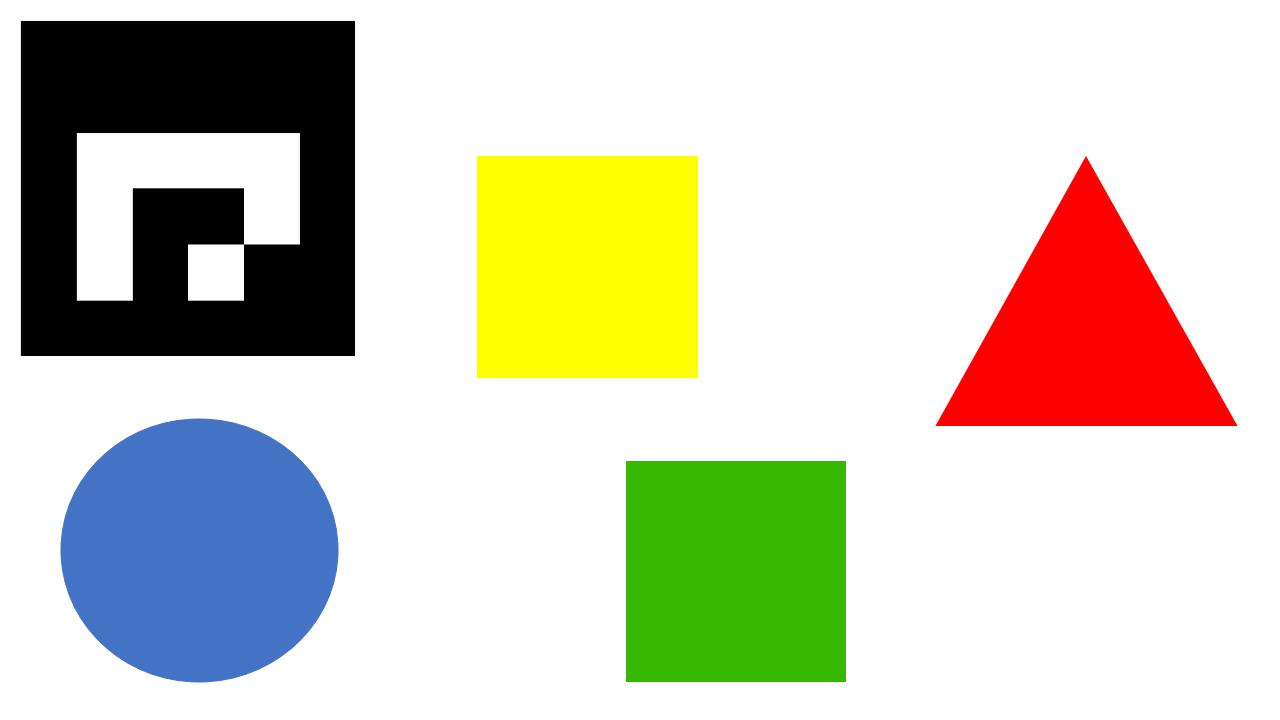
#> input picture Image1.jpg, 1280 x 720 px, found by its file name
$ python 1.2.py   (older library calls are emulated)
#> lines starting #> are read from the running program, lines starting #| are printed output that depends on the picture; after the words box and inside, x2 and y2 are one past the last pixel; in counts of white or black regions, pixels touching at a corner belong together
import numpy as np
import cv2
import cv2.aruco as aruco
import scipy.io
import imutils


#path_to_image=cv2.imread('G:\circles.jpg')
image1=cv2.imread('G:pics\Image1.jpg')
#> image1 is the input picture: shape (720, 1280, 3); mean B, G, R 189.1, 207, 208.5
def aruco_detect():


    #rgb = image1[...,::-1]
    hsv = cv2.cvtColor(image1, cv2.COLOR_BGR2HSV)

    lower_red1 = np.array([0,100,100])
    lower_red2 = np.array([10,255,255])
    upper_red1 = np.array([160,100,100])
    upper_red2 = np.array([180,255,255])

    lower_blue1 = np.array([100,100,100])
    lower_blue2 = np.array([120,255,255])
    upper_blue1 = np.array([221,100,100])
    upper_blue2 = np.array([240,255,255])

    mask1 = cv2.inRange(hsv, lower_red1, lower_red2)
    mask2 = cv2.inRange(hsv, upper_red1, upper_red2)

    mask3 = cv2.inRange(hsv, lower_blue1, lower_blue2)
    mask4 = cv2.inRange(hsv, upper_blue1, upper_blue2)

    res1 = cv2.bitwise_and(image1,image1, mask= mask1)
    res2 = cv2.bitwise_and(image1,image1, mask= mask2)

    res3 = cv2.bitwise_and(image1,image1, mask= mask3)
    res4 = cv2.bitwise_and(image1,image1, mask= mask4)

    dest1=cv2.add(res1,res2)
    dest2=cv2.add(res3,res4)
    dest3=cv2.add(dest1,dest2)
    #cv2.imshow("res",dest3)

    d1=cv2.add(mask1,mask2)
    d2=cv2.add(mask3,mask4)
    d3=cv2.add(d1,d2)
    cv2.imshow("mask",d3)


    edges = cv2.Canny(d3,150,250,apertureSize=3)
    image, contours, hierarchy = cv2.findContours(edges,cv2.RETR_TREE,cv2.CHAIN_APPROX_SIMPLE)


    cnt1=contours[1]
    MC=cv2.moments(cnt1)
    cx1=int(MC['m10']/MC['m00'])
    cy1=int(MC['m01']/MC['m00'])
    shape_detect(cnt1,cx1,cy1)
    c1=repr(cx1)
    c2=repr(cy1)
    c9=" , "


    cnt2=contours[2]
    MT=cv2.moments(cnt2)
    cx2=int(MT['m10']/MT['m00'])
    cy2=int(MT['m01']/MT['m00'])
    shape_detect(cnt2,cx2,cy2)
    c3=str(cx2)
    c4=str(cy2)


    im2 = cv2.drawContours(image1, contours, 1, (0,0,255), 25)
    cv2.circle(image1, (cx1, cy1), 4, (0, 0, 0), -1)
    cv2.putText(image1,c1+c9+c2, (cx1-40,cy1+30),cv2.FONT_HERSHEY_SIMPLEX, 0.6, (0, 0, 0), 2)
    im2 = cv2.drawContours(image1, contours, 2, (0,255,0), 25)
    cv2.circle(image1, (cx2, cy2), 4, (0, 0, 0), -1)
    cv2.putText(image1,c3+c9+c4, (cx2-50,cy2+40),cv2.FONT_HERSHEY_SIMPLEX, 0.6, (0, 0, 0), 2)
    aruco_detect1()
    #cv2.imshow("canny",im2)

    cv2.waitKey(0)
    cv2.destroyAllWindows()


def angle_calculate(pt1,pt2, trigger = 0):  # function which returns angle between two points in the range of 0-359
    angle_list_1 = list(range(359,0,-1))
    #angle_list_1 = angle_list_1[90:] + angle_list_1[:90]
    angle_list_2 = list(range(359,0,-1))
    angle_list_2 = angle_list_2[-90:] + angle_list_2[:-90]
    x=pt2[0]-pt1[0] # unpacking tuple
    y=pt2[1]-pt1[1]
    angle=int(math.degrees(math.atan2(y,x))) #takes 2 points nad give angle with respect to horizontal axis in range(-180,180)
    if trigger == 0:
        angle = angle_list_2[angle]
    else:
        angle = angle_list_1[angle]
    return int(angle)


def aruco_detect1():

    aruco_list = {}
    rgb = image1[...,::-1]
    gray = cv2.cvtColor(rgb, cv2.COLOR_BGR2RGB)


    aruco_dict = aruco.getPredefinedDictionary(aruco.DICT_4X4_100)#aruco.Dictionary_get(aruco.DICT_4X4_50)   #creating aruco_dict with 5x5 bits with max 250 ids..so ids ranges from 0-249
    print(aruco_dict)
    parameters = aruco.DetectorParameters_create()  #refer opencv page for clarification
        #lists of ids and the corners beloning to each id
    print(parameters)
    corners, ids, _ = aruco.detectMarkers(gray, aruco_dict, parameters = parameters)
        #corners is the list of corners(numpy array) of the detected markers. For each marker, its four corners are returned in their original order (which is clockwise starting with top left). So, the first corner is the top left corner, followed by the top right, bottom right and bottom left.
    #print len(corners), corners, ids
    print(corners)
    print(len(corners))
    gray = aruco.drawDetectedMarkers(gray, corners,ids)
    cv2.imshow('frame',gray)
    print (type(corners[0]))
    if len(corners):    #returns no of arucos
        print (len(corners))
        print (len(ids))
        for k in range(len(corners)):
            temp_1 = corners[k]
            temp_1 = temp_1[0]
            temp_2 = ids[k]
            temp_2 = temp_2[0]
            aruco_list[temp_2] = temp_1
        return aruco_list


    img = cv2.imread(path_to_image)     #give the name of the image with the complete path
    id_aruco_trace = 0
    det_aruco_list = {}
    img2 = img[0:x,0:y,:]   #separate out the Aruco image from the whole image
    det_aruco_list = detect_Aruco(img2)
    if det_aruco_list:
        img3 = mark_Aruco(img2,det_aruco_list)
        id_aruco_trace = calculate_Robot_State(img3,det_aruco_list)
        print(id_aruco_trace)
        cv2.imshow('image',img2)
        cv2.waitKey(0)


    cv2.destroyAllWindows()


def mark_Aruco(img, aruco_list):    #function to mark the centre and display the id
    key_list = aruco_list.keys()
    font = cv2.FONT_HERSHEY_SIMPLEX
    for key in key_list:
        dict_entry = aruco_list[key]    #dict_entry is a numpy array with shape (4,2)
        centre = dict_entry[0] + dict_entry[1] + dict_entry[2] + dict_entry[3]#so being numpy array, addition is not list addition
        centre[:] = [int(x / 4) for x in centre]    #finding the centre
        print (centre)
        orient_centre = centre + [0.0,5.0]
        print (orient_centre)
        centre = tuple(centre)
        orient_centre = tuple((dict_entry[0]+dict_entry[1])/2)
        print (centre)
        print (orient_centre)
        cv2.circle(img,centre,1,(0,0,255),8)
        cv2.circle(img,tuple(dict_entry[0]),1,(0,0,255),8)
        cv2.circle(img,tuple(dict_entry[1]),1,(0,255,0),8)
        cv2.circle(img,tuple(dict_entry[2]),1,(255,0,0),8)
        cv2.circle(img,orient_centre,1,(0,0,255),8)
        cv2.line(img,centre,orient_centre,(255,0,0),4) #marking the centre of aruco
        cv2.putText(img, str(key), (int(centre[0] + 20), int(centre[1])), font, 1, (0,0,255), 2, cv2.LINE_AA) # displaying the idno
    return img


def shape_detect(c ,xc,yc):
    shape="unidentified"
    peri=cv2.arcLength(c,True)
    approx=cv2.approxPolyDP(c,0.04*peri,True)
    if len(approx) == 3:
        shape="triangle"
        cv2.putText(image1,shape, (xc-40,yc-20),cv2.FONT_HERSHEY_SIMPLEX, 0.6, (0, 0, 0), 2)
    elif len(approx) == 4:
        (x,y,w,h) = cv2.boundingRect(approx)
        ar=w/float(h)
        if ar >= 0.95 and ar <=1.05:
            shape="square"
            cv2.putText(image1,shape, (xc-40,yc-20),cv2.FONT_HERSHEY_SIMPLEX, 0.6, (0, 0, 0), 2)
        else:
            shape="rectangle"
            cv2.putText(image1,shape, (xc-40,yc-20),cv2.FONT_HERSHEY_SIMPLEX, 0.6, (0, 0, 0), 2)
    elif len(approx) == 5:
        shape="pentagon"
    else:
        shape="circle"
        cv2.putText(image1,shape, (xc-30,yc-20),cv2.FONT_HERSHEY_SIMPLEX, 0.6, (0, 0, 0), 2)
    return shape


if __name__=='__main__':
    aruco_detect()
#> in aruco_detect, `hsv = cv2.cvtColor(image1, cv2.COLOR_BGR2HSV)`: hsv: shape (720, 1280, 3); mean H, S, V 14.3, 48.8, 223.4
#> in aruco_detect, `mask1 = cv2.inRange(hsv, lower_red1, lower_red2)`:
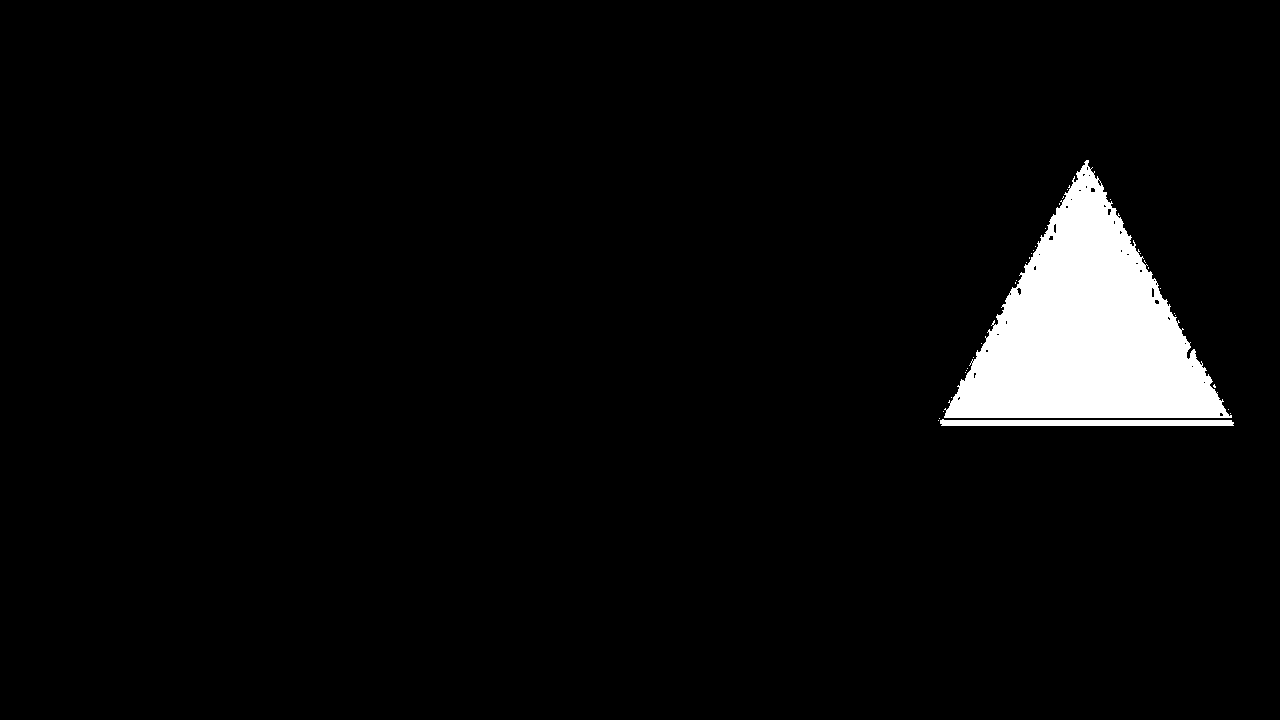
#> mask1: shape (720, 1280); 4.2% white; 32 white regions (30 under 20 px), largest, box (x1, y1, x2, y2) and area: (944, 160, 1232, 418) 37283, (940, 419, 1234, 426) 1758
#> in aruco_detect, `mask2 = cv2.inRange(hsv, upper_red1, upper_red2)`: mask2: shape (720, 1280); 0.2% white in thin lines or dots, all inside (x1, y1, x2, y2) = (936, 157, 1237, 426)
#> in aruco_detect, `mask3 = cv2.inRange(hsv, lower_blue1, lower_blue2)`: mask3: shape (720, 1280); 6.2% white; 1 white region, box (x1, y1, x2, y2) and area: (61, 419, 338, 682) 57350
#> in aruco_detect, `mask4 = cv2.inRange(hsv, upper_blue1, upper_blue2)`: mask4: shape (720, 1280); every value is 0
#> in aruco_detect, `res4 = cv2.bitwise_and(image1,image1, mask= mask4)`: res4: shape (720, 1280, 3); every value is 0
#> in aruco_detect, `d1=cv2.add(mask1,mask2)`: d1: shape (720, 1280); 4.4% white; 1 white region, box (x1, y1, x2, y2) and area: (936, 157, 1237, 426) 40894
#> in aruco_detect, `d3=cv2.add(d1,d2)`: d3: shape (720, 1280); 10.7% white; 2 white regions, box (x1, y1, x2, y2) and area: (61, 419, 338, 682) 57350, (936, 157, 1237, 426) 40894
#> in aruco_detect, `edges = cv2.Canny(d3,150,250,apertureSize=3)`: edges: shape (720, 1280); 0.19% white in thin lines or dots, all inside (x1, y1, x2, y2) = (60, 157, 1237, 682)
#> in aruco_detect, `image, contours, hierarchy = cv2.findContours(edges,cv2.RETR_TREE,cv2...`: contours = 4 contours; box (x1, y1, x2, y2) and area: (60, 418, 338, 682) 57409, (60, 418, 338, 682) 57285, (936, 157, 1237, 426) 40774, (936, 157, 1237, 426) 40708
#> in aruco_detect, `cnt1=contours[1]`: cnt1 = contour of 373 points, box (x1, y1, x2, y2) (60, 418, 338, 682), area 57285
#> in aruco_detect, `MC=cv2.moments(cnt1)`: MC = moments, m00 57285, centre m10/m00, m01/m00 = (198.7, 549.7)
#> in aruco_detect, `cx1=int(MC['m10']/MC['m00'])`: cx1 = 198
#> in aruco_detect, `cy1=int(MC['m01']/MC['m00'])`: cy1 = 549
#> in shape_detect, `peri=cv2.arcLength(c,True)`: peri = 894.9
#> in shape_detect, `approx=cv2.approxPolyDP(c,0.04*peri,True)`: approx = [[177, 419], [280, 443], [336, 528], [315, 622], [222, 680], [115, 655], [61, 569], [86, 473]]
#> in aruco_detect, `c1=repr(cx1)`: c1 = '198'
#> in aruco_detect, `c2=repr(cy1)`: c2 = '549'
#> in aruco_detect, `cnt2=contours[2]`: cnt2 = contour of 472 points, box (x1, y1, x2, y2) (936, 157, 1237, 426), area 40774
#> in aruco_detect, `MT=cv2.moments(cnt2)`: MT = moments, m00 40773.5, centre m10/m00, m01/m00 = (1085.8, 335)
#> in aruco_detect, `cx2=int(MT['m10']/MT['m00'])`: cx2 = 1085
#> in aruco_detect, `cy2=int(MT['m01']/MT['m00'])`: cy2 = 335
#> call 2 of shape_detect, with c = array of shape (472, 1, 2), xc = 1085, yc = 335
#> in shape_detect (call 2), `peri=cv2.arcLength(c,True)`: peri = 962
#> in shape_detect (call 2), `approx=cv2.approxPolyDP(c,0.04*peri,True)`: approx = [[1084, 157], [936, 425], [1236, 425]]
#> in shape_detect (call 2), `cv2.putText(image1,shape, (xc-40,yc-20),cv2.FONT_HERSHEY_SIMPLEX, 0.6,..`:
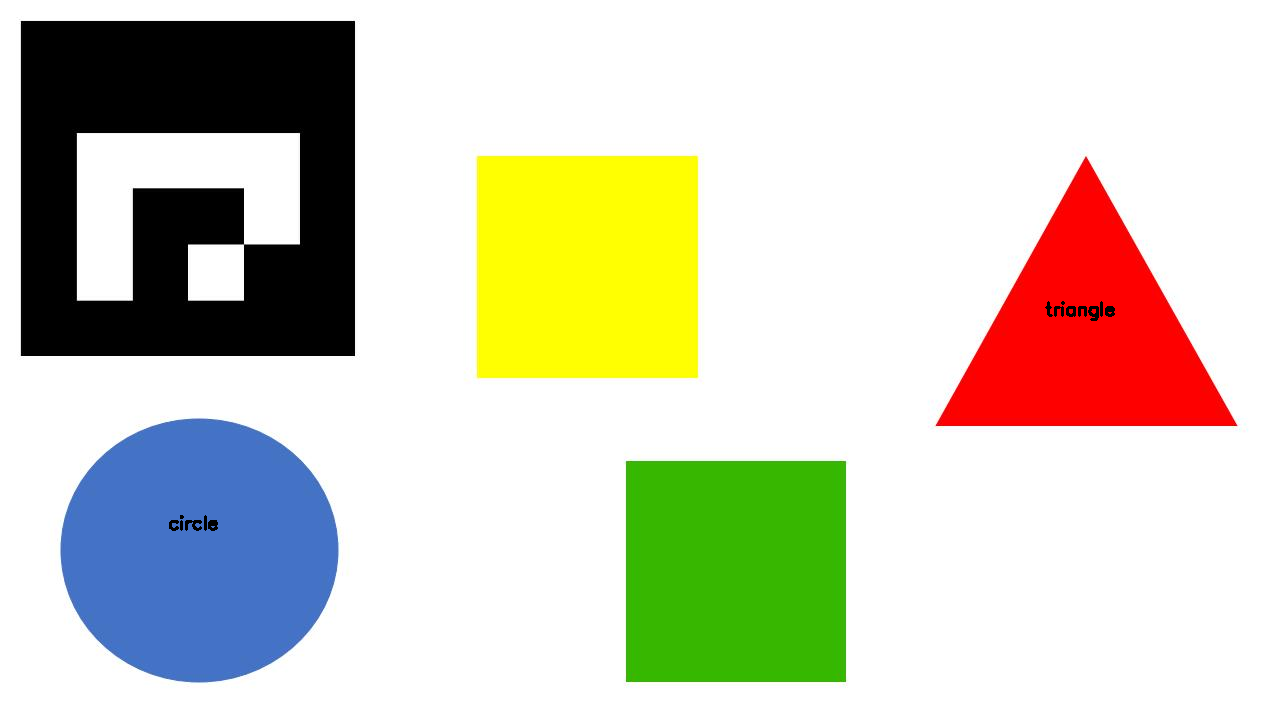
#> image1: shape (720, 1280, 3); mean B, G, R 189, 206.9, 208.3
#> in aruco_detect, `c3=str(cx2)`: c3 = '1085'
#> in aruco_detect, `c4=str(cy2)`: c4 = '335'
#> in aruco_detect, `cv2.circle(image1, (cx1, cy1), 4, (0, 0, 0), -1)`: image1: shape (720, 1280, 3); mean B, G, R 183.5, 202.3, 210.5
#> in aruco_detect, `cv2.putText(image1,c1+c9+c2, (cx1-40,cy1+30),cv2.FONT_HERSHEY_SIMPLEX,..`: image1: shape (720, 1280, 3); mean B, G, R 183.3, 202.3, 210.5
#> in aruco_detect, `im2 = cv2.drawContours(image1, contours, 2, (0,255,0), 25)`: im2: shape (720, 1280, 3); mean B, G, R 179.8, 205.4, 203.9
#> in aruco_detect, `cv2.circle(image1, (cx2, cy2), 4, (0, 0, 0), -1)`: image1: shape (720, 1280, 3); mean B, G, R 179.8, 205.4, 203.9
#> in aruco_detect, `cv2.putText(image1,c3+c9+c4, (cx2-50,cy2+40),cv2.FONT_HERSHEY_SIMPLEX,..`:
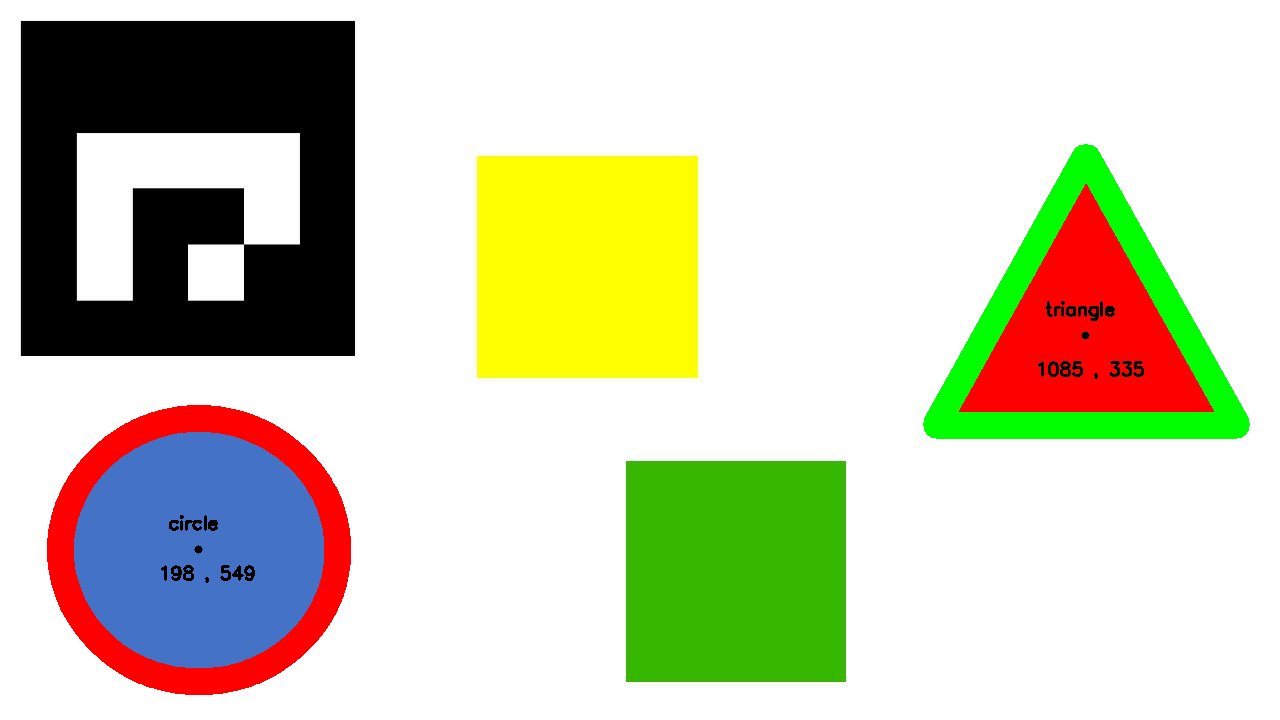
#> image1: shape (720, 1280, 3); mean B, G, R 179.8, 205.4, 203.7
#> in aruco_detect1, `corners, ids, _ = aruco.detectMarkers(gray, aruco_dict, parameters = p..`: corners = ([[21, 21], [354, 21], [354, 355], [21, 355]],); ids = [1]
#| (array([[[ 21.,  21.],
#|         [354.,  21.],
#|         [354., 355.],
#|         [ 21., 355.]]], dtype=float32),)
#| 1
#> in aruco_detect1, `gray = aruco.drawDetectedMarkers(gray, corners,ids)`:
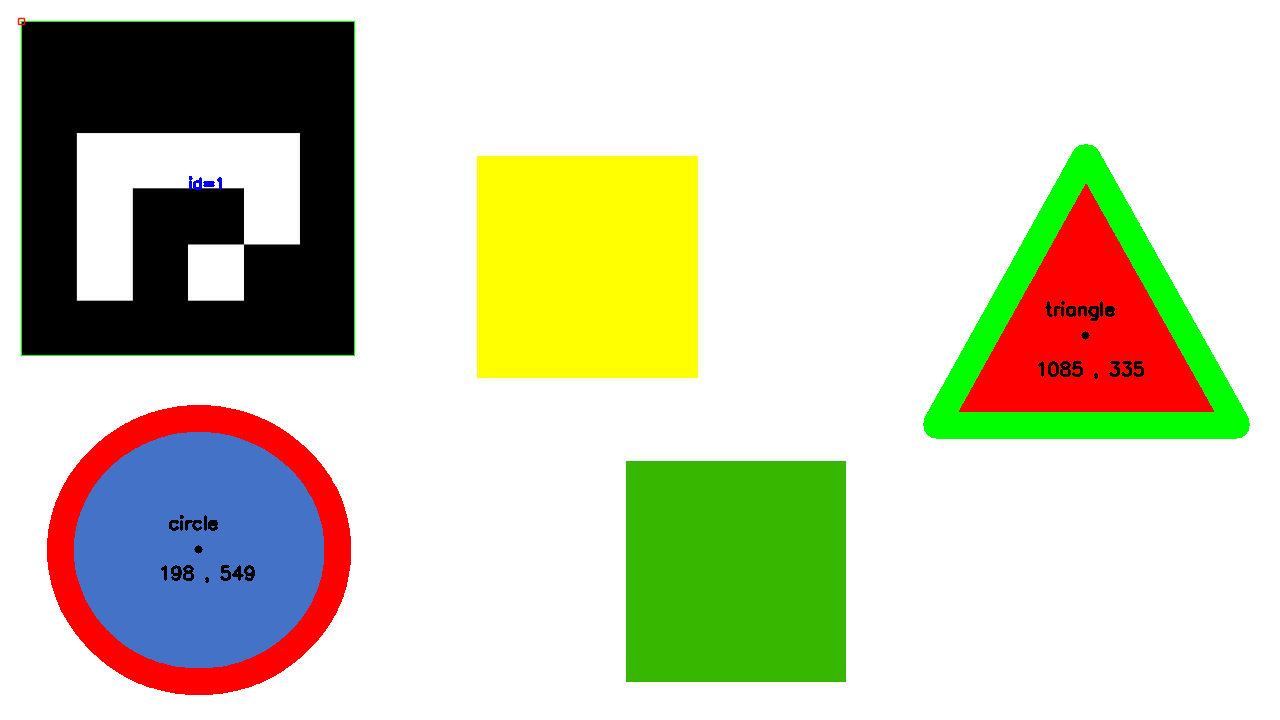
#> gray: shape (720, 1280, 3); 0.18% of pixels changed, all inside (x1, y1, x2, y2) = (17, 17, 355, 356)
#| <class 'numpy.ndarray'>
#| 1
#| 1
#> the loop in aruco_detect1, `for k in range(len(corners)):` made 1 pass
#> (temp_1, temp_2) on pass 1: ([[21, 21], [354, 21], [354, 355], [21, 355]], 1)
#> after the loop in aruco_detect1, `for k in range(len(corners)):`: aruco_list = {1: [[21, 21], [354, 21], [354, 355], [21, 355]]}
